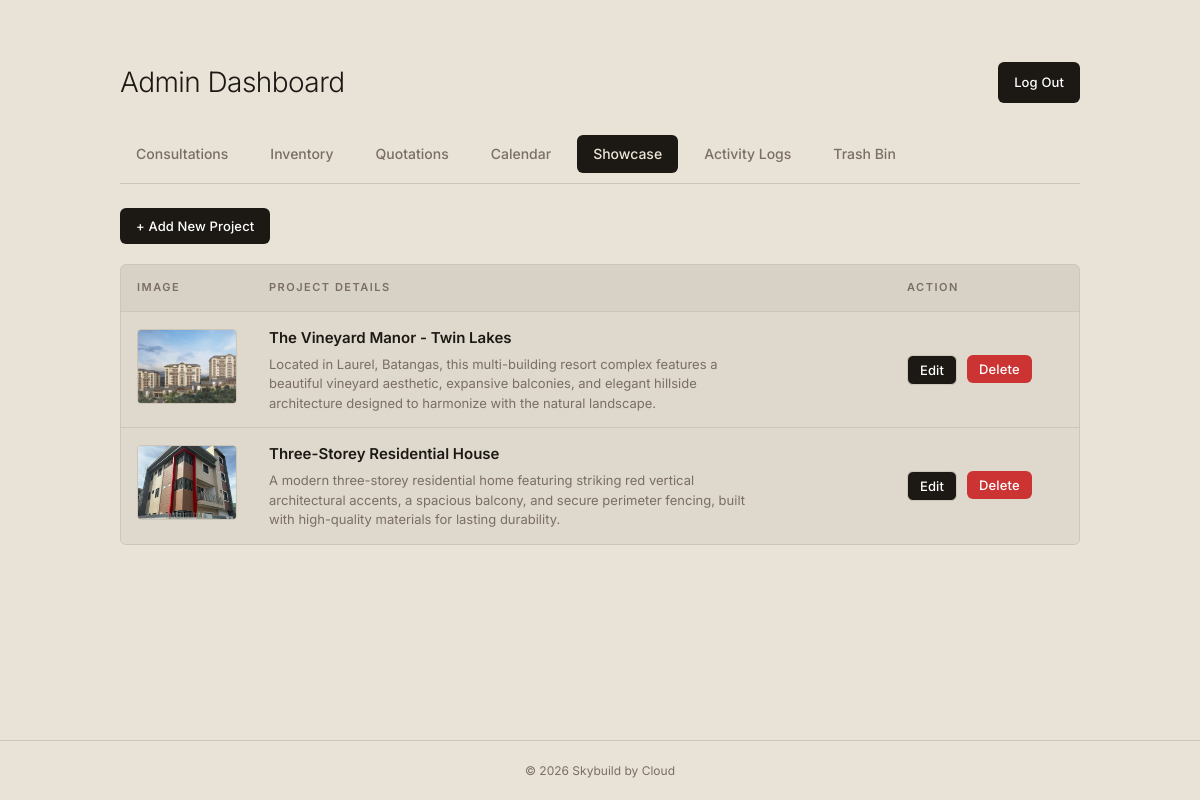
The app's page /skybuild/admin.php?tab=showcase (signed in) with its own data.
### tables this page shows
CREATE TABLE `showcase` (
  `id` int(11) UNSIGNED NOT NULL,
  `title` varchar(255) NOT NULL,
  `description` text NOT NULL,
  `image_path` varchar(255) NOT NULL,
  `created_at` timestamp NOT NULL DEFAULT current_timestamp(),
  `deleted_at` datetime DEFAULT NULL
);

### skybuild/admin.php (the view, shortened to what this page needs)
<?php
$servername = "localhost";
$username = "root";
$password = "";
$dbname = "skybuild";
$conn = new mysqli($servername, $username, $password);
$conn->query("CREATE DATABASE IF NOT EXISTS $dbname");
$conn->select_db($dbname);
$conn->query("CREATE TABLE IF NOT EXISTS inquiries (
    id INT(11) UNSIGNED AUTO_INCREMENT PRIMARY KEY,
    fullname VARCHAR(255) NOT NULL,
    email VARCHAR(255) NOT NULL,
    phone VARCHAR(50) NOT NULL,
    project_type VARCHAR(100) NOT NULL,
    message TEXT NOT NULL,
    created_at TIMESTAMP DEFAULT CURRENT_TIMESTAMP
)");
$conn->query("CREATE TABLE IF NOT EXISTS inventory (
    id INT(11) UNSIGNED AUTO_INCREMENT PRIMARY KEY,
    item_name VARCHAR(255) NOT NULL,
    quantity INT(11) NOT NULL DEFAULT 0,
    unit_price DECIMAL(10,2) NOT NULL DEFAULT 0.00,
    updated_at TIMESTAMP DEFAULT CURRENT_TIMESTAMP ON UPDATE CURRENT_TIMESTAMP,
    deleted_at DATETIME DEFAULT NULL
)");
$conn->query("CREATE TABLE IF NOT EXISTS quote_folders (
    id INT(11) UNSIGNED AUTO_INCREMENT PRIMARY KEY,
    parent_id INT(11) UNSIGNED NULL,
    name VARCHAR(255) NOT NULL,
    created_at TIMESTAMP DEFAULT CURRENT_TIMESTAMP,
    FOREIGN KEY (parent_id) REFERENCES quote_folders(id) ON DELETE CASCADE
)");
$conn->query("CREATE TABLE IF NOT EXISTS quotations (
    id INT(11) UNSIGNED AUTO_INCREMENT PRIMARY KEY,
    folder_id INT(11) UNSIGNED NULL,
    title VARCHAR(255) NOT NULL,
    grand_total DECIMAL(10,2) NOT NULL DEFAULT 0.00,
    created_at TIMESTAMP DEFAULT CURRENT_TIMESTAMP,
    FOREIGN KEY (folder_id) REFERENCES quote_folders(id) ON DELETE CASCADE
)");
$conn->query("CREATE TABLE IF NOT EXISTS quotation_items (
    id INT(11) UNSIGNED AUTO_INCREMENT PRIMARY KEY,
    quotation_id INT(11) UNSIGNED NOT NULL,
    item_name VARCHAR(255) NOT NULL,
    quantity INT(11) NOT NULL DEFAULT 1,
    unit_price DECIMAL(10,2) NOT NULL DEFAULT 0.00,
    total_price DECIMAL(10,2) NOT NULL DEFAULT 0.00,
    FOREIGN KEY (quotation_id) REFERENCES quotations(id) ON DELETE CASCADE
)");
$conn->query("CREATE TABLE IF NOT EXISTS events (
    id INT(11) UNSIGNED AUTO_INCREMENT PRIMARY KEY,
    event_date DATE NOT NULL,
    event_time VARCHAR(50) DEFAULT '',
    title VARCHAR(255) NOT NULL,
    client_name VARCHAR(255) DEFAULT '',
    description TEXT,
    color VARCHAR(20) DEFAULT '#64b5f6',
    created_at TIMESTAMP DEFAULT CURRENT_TIMESTAMP
)");
$conn->query("CREATE TABLE IF NOT EXISTS showcase (
    id INT(11) UNSIGNED AUTO_INCREMENT PRIMARY KEY,
    title VARCHAR(255) NOT NULL,
    description TEXT NOT NULL,
    image_path VARCHAR(255) NOT NULL,
    created_at TIMESTAMP DEFAULT CURRENT_TIMESTAMP
)");
$conn->query("CREATE TABLE IF NOT EXISTS admins (
    id INT(11) UNSIGNED AUTO_INCREMENT PRIMARY KEY,
    username VARCHAR(255) NOT NULL UNIQUE,
    password_hash VARCHAR(255) NOT NULL,
    email VARCHAR(255) NOT NULL,
    created_at TIMESTAMP DEFAULT CURRENT_TIMESTAMP
)");
$conn->query("UPDATE admins SET email = 'skybuildadmin@gmail.com' WHERE email = 'admin@skybuild.com'");
$conn->query("CREATE TABLE IF NOT EXISTS password_resets (
    id INT(11) UNSIGNED AUTO_INCREMENT PRIMARY KEY,
    email VARCHAR(255) NOT NULL,
    token VARCHAR(255) NOT NULL,
    expires_at DATETIME NOT NULL,
    created_at TIMESTAMP DEFAULT CURRENT_TIMESTAMP
)");
$conn->query("CREATE TABLE IF NOT EXISTS activity_logs (
    id INT(11) UNSIGNED AUTO_INCREMENT PRIMARY KEY,
    action VARCHAR(255) NOT NULL,
    details TEXT,
    ip_address VARCHAR(50),
    created_at TIMESTAMP DEFAULT CURRENT_TIMESTAMP
)");
$error = '';
$action_msg = '';
$is_logged_in = $_SESSION['admin_logged_in'] ?? false;
$action_msg = $action_msg ?? '';
$inquiries = [];
$active_tab = $_GET['tab'] ?? 'consultations';
if ($is_logged_in) {
    if ($active_tab === 'consultations') {
        $res = $conn->query("SELECT * FROM inquiries WHERE deleted_at IS NULL ORDER BY created_at DESC");
        $inquiries = $res->fetch_all(MYSQLI_ASSOC);
    } elseif ($active_tab === 'showcase') {
        $res = $conn->query("SELECT * FROM showcase WHERE deleted_at IS NULL ORDER BY created_at DESC");
        $showcase = $res->fetch_all(MYSQLI_ASSOC);
    }
}
?>
<!DOCTYPE html>
<html lang="en">
<head>
    <link rel="stylesheet" href="style.css">
</head>
<body>
<?php if (!$is_logged_in): ?>
    <div class="login-wrapper">
        <div class="login-box">
            <?php if (isset($_GET['reset_mode']) && ($_SESSION['security_passed'] ?? false)): ?>
                <h1>New Password</h1>
                <?php if ($error): ?>
                    <div class="alert-error"><?php echo htmlspecialchars($error); ?></div>
                <?php endif; ?>
                <form method="POST" action="admin.php">
                    <input type="hidden" name="reset_password_security" value="1">
                    <div class="form-group">
                        <label for="new_password">New Password</label>
                        <input type="password" id="new_password" name="new_password" class="text-input" required>
                    </div>
                    <div class="form-group">
                        <label for="confirm_password">Confirm Password</label>
                        <input type="password" id="confirm_password" name="confirm_password" class="text-input" required>
                    </div>
                    <button type="submit" class="btn btn-full">Update Password</button>
                </form>
                <div style="margin-top: 15px; text-align: center;">
                    <a href="admin.php" style="color: var(--muted); font-size: 13px; text-decoration: none;">Back to login</a>
                </div>
            <?php elseif (isset($_GET['forgot'])): ?>
                <h1>Security Verification</h1>
                <?php if ($error): ?>
                    <div class="alert-error"><?php echo htmlspecialchars($error); ?></div>
                <?php endif; ?>
                <form method="POST" action="admin.php?forgot=1">
                    <input type="hidden" name="verify_security_questions" value="1">
                    <div class="form-group" style="margin-bottom: 20px;">
                        <label>1. Mother's Maiden Name</label>
                        <input type="text" name="maiden_name" class="text-input" required>
                    </div>
                    <div class="form-group" style="margin-bottom: 20px;">
                        <label>2. Favorite Color</label>
                        <input type="text" name="fav_color" class="text-input" required>
                    </div>
                    <div class="form-group" style="margin-bottom: 25px;">
                        <label>3. Dog's Name</label>
                        <input type="text" name="dog_name" class="text-input" required>
                    </div>
                    <button type="submit" class="btn btn-full">Verify Identity</button>
                </form>
                <div style="margin-top: 15px; text-align: center;">
                    <a href="admin.php" style="color: var(--muted); font-size: 13px; text-decoration: none;">Back to login</a>
                </div>
            <?php else: ?>
                <h1>Admin Access</h1>
                <?php if ($error): ?>
                    <div class="alert-error"><?php echo htmlspecialchars($error); ?></div>
                <?php endif; ?>
                <?php if ($action_msg): ?>
                    <div class="alert-success"><?php echo htmlspecialchars($action_msg); ?></div>
                <?php endif; ?>
                <form method="POST" action="admin.php">
                    <input type="hidden" name="login" value="1">
                    <div class="form-group">
                        <label for="username">Username</label>
                        <input type="text" id="username" name="username" class="text-input" required>
                    </div>
                    <div class="form-group">
                        <label for="password">Password</label>
                        <input type="password" id="password" name="password" class="text-input" required>
                    </div>
                    <button type="submit" class="btn btn-full">Log In</button>
                </form>
                <div style="margin-top: 15px; text-align: center;">
                    <a href="admin.php?forgot=1" style="color: var(--muted); font-size: 13px; text-decoration: none;">Forgot Password?</a>
                </div>
            <?php endif; ?>
        </div>
    </div>
<?php else: ?>
    <div class="dashboard">
        <div class="dashboard-header">
            <h1>Admin Dashboard</h1>
            <a href="admin.php?logout=1" class="btn btn-ghost">Log Out</a>
        </div>
        <div class="tabs">
            <a href="?tab=consultations" class="tab-btn <?php echo $active_tab === 'consultations' ? 'active' : ''; ?>">
                Consultations
            </a>
            <a href="?tab=inventory" class="tab-btn <?php echo $active_tab === 'inventory' ? 'active' : ''; ?>">Inventory</a>
            <a href="?tab=quotations" class="tab-btn <?php echo $active_tab === 'quotations' ? 'active' : ''; ?>">Quotations</a>
            <a href="?tab=calendar" class="tab-btn <?php echo $active_tab === 'calendar' ? 'active' : ''; ?>">Calendar</a>
            <a href="?tab=showcase" class="tab-btn <?php echo $active_tab === 'showcase' ? 'active' : ''; ?>">Showcase</a>
            <a href="?tab=logs" class="tab-btn <?php echo $active_tab === 'logs' ? 'active' : ''; ?>">Activity Logs</a>
            <a href="?tab=trash" class="tab-btn <?php echo $active_tab === 'trash' ? 'active' : ''; ?>">Trash Bin</a>
        </div>
        <?php if ($active_tab === 'consultations'): ?>
            <form id="bulkDeleteForm" method="POST" action="admin.php?tab=consultations" onsubmit="return confirm('Are you sure you want to delete the selected consultations?');">
                <input type="hidden" name="bulk_delete_inquiries" value="1">
                <div style="margin-bottom: 15px; display: flex; justify-content: space-between; align-items: center;">
                    <button type="submit" class="btn" style="background: #cc3333; padding: 8px 16px;">Delete Selected</button>
                    <div style="font-size: 13px; color: var(--muted);">
                        <input type="checkbox" id="selectAll" onclick="toggleSelectAll(this)" style="vertical-align: middle; margin-right: 5px;">
                        <label for="selectAll" style="cursor: pointer; vertical-align: middle;">Select All</label>
                    </div>
                </div>
                <div class="table-wrap">
                    <table>
                        <thead>
                            <tr>
                                <th style="width: 40px; text-align: center;"></th>
                                <th>Date</th>
                                <th>Name</th>
                                <th>Contact</th>
                                <th>Type</th>
                                <th>Message</th>
                            </tr>
                        </thead>
                        <tbody id="inquiriesBody">
                            <?php if (empty($inquiries)): ?>
                                <tr><td colspan="6" style="text-align:center; color: var(--muted); padding: 30px;">No consultations yet.</td></tr>
                            <?php else: ?>
                                <?php foreach ($inquiries as $inq): ?>
                                <tr>
                                    <td style="text-align: center;"><input type="checkbox" name="inquiry_ids[]" value="<?php echo $inq['id']; ?>" class="inq-checkbox"></td>
                                    <td style="white-space:nowrap; color:var(--muted); font-size:13px;"><?php echo date('M d, Y', strtotime($inq['created_at'])); ?></td>
                                    <td><?php echo htmlspecialchars($inq['fullname']); ?></td>
                                    <td>
                                        <?php echo htmlspecialchars($inq['email']); ?><br>
                                        <span style="color:var(--muted); font-size:12px;"><?php echo htmlspecialchars($inq['phone']); ?></span>
                                    </td>
                                    <td><span style="background:rgba(0,0,0,0.06); padding:4px 8px; border-radius:4px; font-size:12px;"><?php echo htmlspecialchars($inq['project_type']); ?></span></td>
                                    <td style="max-width:300px; font-size:13px; line-height:1.5;"><?php echo nl2br(htmlspecialchars($inq['message'])); ?></td>
                                </tr>
                                <?php endforeach; ?>
                            <?php endif; ?>
                        </tbody>
                    </table>
                </div>
            </form>
        <?php elseif ($active_tab === 'showcase'): ?>
            <div style="margin-bottom: 20px;">
                <button class="btn" onclick="openAddProject()">+ Add New Project</button>
            </div>
            <div class="table-wrap">
                <table>
                    <thead>
                        <tr>
                            <th>Image</th>
                            <th>Project Details</th>
                            <th>Action</th>
                        </tr>
                    </thead>
                    <tbody>
                        <?php if (empty($showcase)): ?>
                            <tr><td colspan="3" style="text-align:center; color: var(--muted); padding: 30px;">No showcase items yet.</td></tr>
                        <?php else: ?>
                            <?php foreach ($showcase as $proj): ?>
                            <tr>
                                <td style="width: 120px;">
                                    <img src="<?php echo htmlspecialchars($proj['image_path']); ?>" style="width: 100px; height: 75px; object-fit: cover; border-radius: 4px; border: 1px solid var(--border);">
                                </td>
                                <td>
                                    <div style="font-weight: 600; font-size: 15px; margin-bottom: 5px;"><?php echo htmlspecialchars($proj['title']); ?></div>
                                    <div style="font-size: 13px; color: var(--muted); line-height: 1.5; max-width: 500px;"><?php echo nl2br(htmlspecialchars($proj['description'])); ?></div>
                                </td>
                                <td>
                                    <div style="display: flex; gap: 10px;">
                                        <?php $proj_json = htmlspecialchars(json_encode($proj), ENT_QUOTES, 'UTF-8'); ?>
                                        <button class="btn btn-ghost" style="border: 1px solid var(--border); padding: 6px 12px;" onclick='openEditProject(<?php echo $proj_json; ?>)'>Edit</button>
                                        <form method="POST" action="admin.php?tab=showcase" onsubmit="return confirm('Move to trash bin?');" style="margin:0; display: inline-block;">
                                            <button type="submit" class="btn" style="background:#cc3333; padding: 6px 12px;">Delete</button>
                                        </form>
                                    </div>
                                </td>
                            </tr>
                            <?php endforeach; ?>
                        <?php endif; ?>
                    </tbody>
                </table>
            </div>
        <?php endif; ?>
    </div>
<?php endif; ?>
<?php include 'components/footer.php'; ?>
</body>
</html>

### records on screen
showcase: image_path (picture), title "The Vineyard Manor - Twin Lakes", description "Located in Laurel, Batangas, this multi-building resort complex features a beautiful vineyard aesthetic, expansive balconies, and elegant hillside architecture designed to harmonize with the natural landscape."
showcase: image_path (picture), title "Three-Storey Residential House", description "A modern three-storey residential home featuring striking red vertical architectural accents, a spacious balcony, and secure perimeter fencing, built with high-quality materials for lasting durability."
